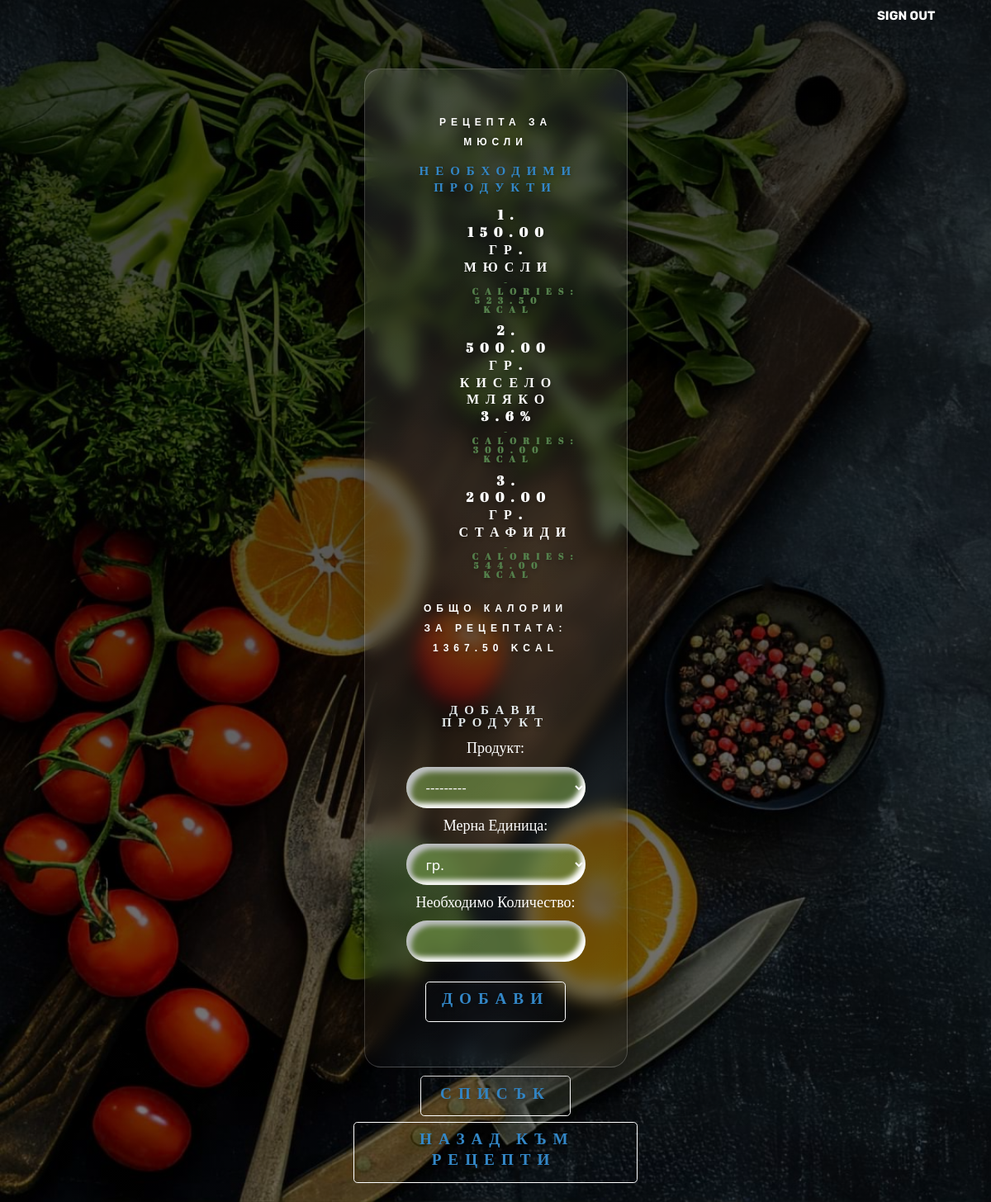
/recipe/1/ (signed in), run on the app's committed database.
### menu_planning/planning/models.py (models this page shows, shortened)
class Recipe(models.Model):
    dish = models.ForeignKey(Dish, on_delete=models.CASCADE, related_name='recipes')
    name = models.CharField(max_length=100)
    description = models.TextField(blank=False, null=False)
    products = models.ManyToManyField(Product, through='RecipeProduct')

class RecipeProduct(models.Model):
    recipe = models.ForeignKey(Recipe, on_delete=models.CASCADE)
    product = models.ForeignKey(Product, on_delete=models.CASCADE)
    quantity_required = models.DecimalField(max_digits=10, decimal_places=2)
    unit = models.CharField(
        max_length=20,
        choices=[("броя", "броя"), ("гр.", "гр.")],
        default="гр.",
    )

class Product(models.Model):
    name = models.CharField(max_length=100)
    unit = models.CharField(
        max_length=20,
        choices=[("броя", "броя"), ("гр.", "гр.")],
        default="гр.",
    )
    quantity_in_stock = models.DecimalField(max_digits=10, decimal_places=3, default=0)
    calories_per_100g = models.DecimalField(max_digits=5, decimal_places=1, null=True, blank=True)  # Optional field
    def __str__(self):
        return f"{self.name} ({self.unit} {self.quantity_in_stock})"

### menu_planning/planning/views.py (the view, shortened to what this page needs)
# urls.py: path('recipe/<int:pk>/', views.RecipeDetailView.as_view(), name='recipe_detail'),
class RecipeDetailView(CustomLoginRequiredMixin, ErrorRedirectMixin, views.DetailView):
    model = Recipe
    template_name = 'recipe_detail.html'
    context_object_name = 'recipe'
    def get_context_data(self, **kwargs):
        context = super().get_context_data(**kwargs)
        products = self.object.recipeproduct_set.all()
        total_calories = 0
        products_with_calories = []
        for product in products:
            if product.product.calories_per_100g and product.unit == 'гр.':
                calories = (product.quantity_required / 100) * product.product.calories_per_100g
                calories = round(calories, 2)  # Round to two decimal places
            else:
                calories = 0
            products_with_calories.append({
                'product': product,
                'calories': calories
            })
            total_calories += calories
        context['formset'] = RecipeProductFormSet(queryset=products)
        context['total_calories'] = total_calories
        context['products_with_calories'] = products_with_calories
        return context

### menu_planning/users/mixins.py (called while the page is built, shortened)
    def dispatch(self, request, *args, **kwargs):
        if request.user.is_superuser:
            return super().dispatch(request, *args, **kwargs)

    def dispatch(self, request, *args, **kwargs):
        if not self.request.user.is_authenticated:
            return self.handle_no_permission()
        return super().dispatch(request, *args, **kwargs)

### templates/recipe_detail.html (shortened to what this page needs)
{% extends 'navbar.html' %}
{% load static %}
{% block header %}
    <section id="index-headline">
        <div class="index-message">
            <div class="plant-card">
                <h5>Рецепта за {{ recipe.name }}</h5>
                <h1><span>Необходими продукти</span></h1>
                <ol>
                    <h6>{% for item in products_with_calories %}
                        <li>
                            {{ item.product.quantity_required }} {{ item.product.unit }} {{ item.product.product.name }}
                            {% if item.calories %}
                                <h4>- Calories: {{ item.calories }} kcal</h4>
                            {% endif %}
                        </li>
                    {% endfor %}</h6>
                </ol>
                <h5><strong>Общо калории за рецептата:</strong> {{ total_calories }} kcal</h5>
                <br><br>
                <h1>Добави продукт</h1>
                <form method="post">
                    {% for form in formset.forms %}
                        <tr class="form">
                            {% for field in form %}
                                {% if field.name != "id" and field.name != "DELETE" and field.name != "recipe" %}
                                    <td>
                                        {{ field.label_tag }} {{ field }}
                                    </td>
                                {% endif %}
                            {% endfor %}
                        </tr>
                    {% endfor %}
                    <br>
                    <button type="submit"><h1><span>Добави</span></h1></button>
                </form>
            </div>
            <button>
                <h1>
                    <a href="{% url 'shopping_list' recipe.dish.meal.day.id %}"><span>Списък</span></a></h1>
            </button>
            <button>
                <h1>
                    <a href="{% url 'recipe_list' recipe.dish.id %}"><span>Назад към рецепти</span></a>
                </h1>
            </button>
        </div>
    </section>
{% endblock header %}

### static/css/landing.css (style rules this page uses)
body { height: 100%; color: white; }
button { color: white; padding: 5px 25px; background-color: inherit; border: none; border-radius: 50px; cursor: pointer; transition: all 0.3s ease; }

### static/css/forms.css (style rules this page uses)
label, input, select, textarea { display: block; width: 100%; padding: 0; border: none; outline: none; box-sizing: border-box; color: white; }
label { margin-bottom: 8px; font-size: 18px; color: white; margin-top: 10px; font-family: Georgia, 'Times New Roman', Times, serif; }
label:nth-of-type(2) { margin-top: 10px; }
input[type="number"], input[type="password"], input[type="email"], input[type="text"], input[type="url"] { background: #6d8d46b5; padding: 20px 20px 20px 20px; height: 50px; margin-top: 10px; font-size: 17px; border-radius: 50px; box-shadow: inset 6px 6px 6px #c0c2c5, inset -6px -6px 6px white; }
select { background: #6d8d46b5; padding: 10px 20px 10px 20px; height: 50px; margin-top: 10px; font-size: 17px; border-radius: 50px; box-shadow: inset 6px 6px 6px #c0c2c5, inset -6px -6px 6px white; }

### static/css/main.css (style rules this page uses)
html { font-family: Arial, sans-serif; font-size: 16px; box-sizing: border-box; }
*, *::before, *::after { margin: 0 auto; padding: 0; box-sizing: inherit; line-height: 1.3; }
h1, h2, h4, h5, h6 { padding: 0.2em 1rem; }
p, div { margin: 0 1em 0.5em 1em; }
ol, ul { margin: 0 1rem; }
li { list-style-position: inside; }
button { font-weight: bold; padding: 0.2em; margin: 0.2em; border: 1px solid white; border-radius: 0.3em; background-color: transparent; }
a { margin: 0.2em; text-decoration: none; font-weight: bold; color: initial; }
#index-headline { width: auto; justify-content: right; padding: 25px 15px 20px; position: relative; box-sizing: border-box; text-align: center; }
#index-headline .index-message { display: inline-block; z-index: 999; margin: 0 auto; left: 0; top: 40%; text-align: center; width: 30% }
.index-message h1 { color: #ffffff; font-size: 120%; line-height: 1; font-weight: 700; letter-spacing: 8px; word-spacing: normal; text-transform: uppercase; text-shadow: 0 2px 5px rgba(0, 0, 0, 0.3); font-family: 'Abril Fatface', cursive; }
.index-message h4 { color: #547f4b; font-size: 69%; line-height: 1; font-weight: 700; letter-spacing: 8px; word-spacing: normal; text-transform: uppercase; text-shadow: 0 2px 5px rgba(0, 0, 0, 0.3); font-family: 'Abril Fatface', cursive; }
.index-message h5 { color: #ffffff; font-size: 75%; line-height: 2; font-weight: 700; letter-spacing: 6px; word-spacing: normal; text-transform: uppercase; text-shadow: 0 2px 5px rgba(0, 0, 0, 0.3); font-family: 'Helvetica', sans-serif; }
.index-message h6 { color: #ffffff; font-size: 100%; line-height: 1; font-weight: 700; letter-spacing: 8px; word-spacing: normal; text-transform: uppercase; text-shadow: 0 2px 5px rgba(0, 0, 0, 0.3); font-family: 'Abril Fatface', cursive; }
.plant-card { background: linear-gradient(135deg, rgba(255, 255, 255, 0.1), rgba(255, 255, 255, 0)); backdrop-filter: blur(10px); -webkit-backdrop-filter: blur(10px); border-radius: 20px; border: 1px solid rgba(255, 255, 255, 0.18); box-shadow: 0 8px 32px rgba(0, 0, 0, 0.37); margin-top: 20px; padding: 50px; background-position: right 35% bottom 45%; box-sizing: border-box; float: inherit; height: auto; }
.plant-card>h3, .plant-card>h1 { color: #E2E8EA; text-align: center; }
.plant-card>h1 { font-size: 15px; }

### static/css/navigation.css (style rules this page uses)
body { background: linear-gradient(rgba(0, 0, 0, 0.76), rgba(0, 0, 0, 0.5)), url('food_board_2.jpg'); background-attachment: fixed; background-size: cover; }
h1 span { color: #3387C7; }

### data on the page
Recipe: name "МЮСЛИ"
RecipeProduct: product.quantity_required "150.00", product.unit "ГР.", product.product.name "МЮСЛИ", calories "523.50"
RecipeProduct: product.quantity_required "500.00", product.unit "ГР.", product.product.name "КИСЕЛО МЛЯКО 3.6%", calories "300.00"
RecipeProduct: product.quantity_required "200.00", product.unit "ГР.", product.product.name "СТАФИДИ", calories "544.00"

### other printed values
{{ total_calories }} "1367.50"
{{ field.label_tag }} "Продукт:" "Мерна Единица:" "Необходимо Количество:"
